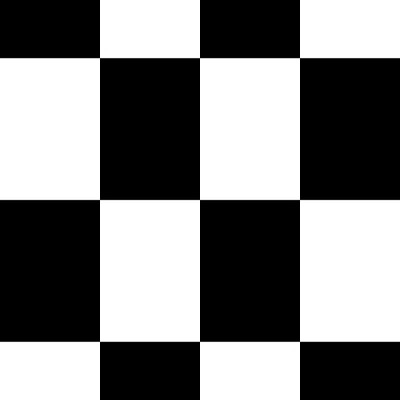
//> input picture camera2world/chessboard.jpg, 400 x 400 px
$ ./camera2world   (built with g++ and OpenCV 4)
//> lines starting //> are read from the running program, lines starting //| are printed output that depends on the picture; after the words box and inside, x2 and y2 are one past the last pixel; in counts of white or black regions, pixels touching at a corner belong together
#include "opencv2/calib3d.hpp"
#include "opencv2/imgcodecs.hpp"
#include "opencv2/highgui.hpp"
#include "opencv2/imgproc.hpp"

#include <vector>
#include <string>
#include <algorithm>
#include <iostream>
#include <iterator>
#include <stdio.h>
#include <stdlib.h>
#include <ctype.h>

using namespace cv;
using namespace std;


int main()
{
    Mat cameraMatrix, distCoeffs, rvec, tvec, Rotation;
    FileStorage fs;
    fs.open("intrinsics.yml", FileStorage::READ);
    if (fs.isOpened())
    {
        fs["M1"] >> cameraMatrix;
        fs["D1"] >> distCoeffs;
        fs.release();
    }
    else
        cout << "Failure to open the file:\"intrinsics.yml\"" << endl;
    //
    vector<Point2f>  imagePoints;
    vector<Point3f>  objectPoints;
    Size boardSize = Size(3, 3);
    float squareSize = 26;
    Mat img = imread("chessboard.jpg", 0);
//> img is the input picture: 400 rows x 400 cols, CV_8UC1; min 0, max 255, mean 127.5
    bool found = false;
    found = findChessboardCorners(img, boardSize, imagePoints,
            CALIB_CB_ADAPTIVE_THRESH | CALIB_CB_NORMALIZE_IMAGE);
//> found = true; imagePoints = 9 Points (x, y): [99.5, 57.6], [199.5, 57.63], [299.5, 57.6], [99.5, 199.5], [199.5, 199.5], [299.5, 199.5], [99.5, 341.4], [199.5, 341.4], [299.5, 341.4]
    //
    Mat cimg;
    cvtColor(img, cimg, COLOR_GRAY2BGR);
    drawChessboardCorners(cimg, boardSize, imagePoints, found);
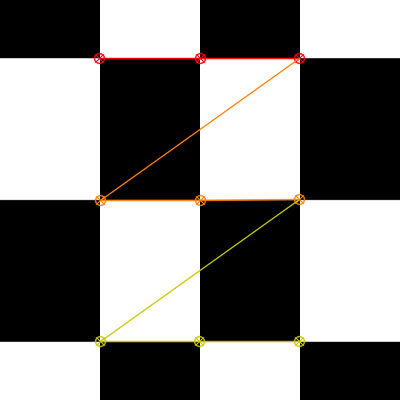
//> cimg: 400 rows x 400 cols, CV_8UC3; 2.36% of pixels changed, all inside (x1, y1, x2, y2) = (93, 52, 306, 348)
    namedWindow("imagePoints", WINDOW_NORMAL);
    imshow("imagePoints", cimg);
    char c = (char)waitKey(0);
//> the space key is pressed
    if (c == 27 || c == 'q' || c == 'Q') //Allow ESC to quit
        exit(-1);
    cornerSubPix(img, imagePoints, Size(11, 11), Size(-1, -1),
        TermCriteria(TermCriteria::COUNT + TermCriteria::EPS, 100, 0.01));
//> imagePoints = 9 Points (x, y): [99.5, 57.63], [199.5, 57.63], [299.5, 57.63], [99.5, 199.5], [199.5, 199.5], [299.5, 199.5], [99.5, 341.4], [199.5, 341.4], [299.5, 341.4]
    destroyAllWindows();
    //
    for (int j = 0; j < boardSize.height; j++)
        for (int k = 0; k < boardSize.width; k++)
            objectPoints.push_back(Point3f(k * squareSize, j * squareSize, 0));
    solvePnP(objectPoints, imagePoints, cameraMatrix, distCoeffs, rvec, tvec);
//> rvec = [-0.0886, 0.723, 0.0513]; tvec = [-152.1, -91.55, 541.8]
    Rodrigues(rvec, Rotation);
//> Rotation = [[0.749, -0.0775, 0.658], [0.0162, 0.995, 0.0987], [-0.663, -0.0632, 0.746]]
    //
    cout << "leftR=" << Rotation << endl;
//| leftR=[0.7486591829887711, -0.07752056740841107, 0.6584071607715576;
//|  0.01622590018589961, 0.9949850377855584, 0.09869901086651439;
//|  -0.6627564770635914, -0.06320867196476365, 0.7461625264637108]
    cout << "leftT=" << tvec << endl;
//| leftT=[-152.0566320205085;
//|  -91.55477245824086;
//|  541.7963490888296]
    cout << "Do you want to save this(y/n)" << endl;
    char answer;
    cin >> answer;
//> the answer given: n
    if (answer == 'y')
    {
        fs.open("leftRT.yml", FileStorage::WRITE);
        if (fs.isOpened())
        {
            fs << "leftR" << Rotation << "leftT" << tvec;
            fs.release();
        }
        else
            cout << "Error: can not save this\n";
    }
}
